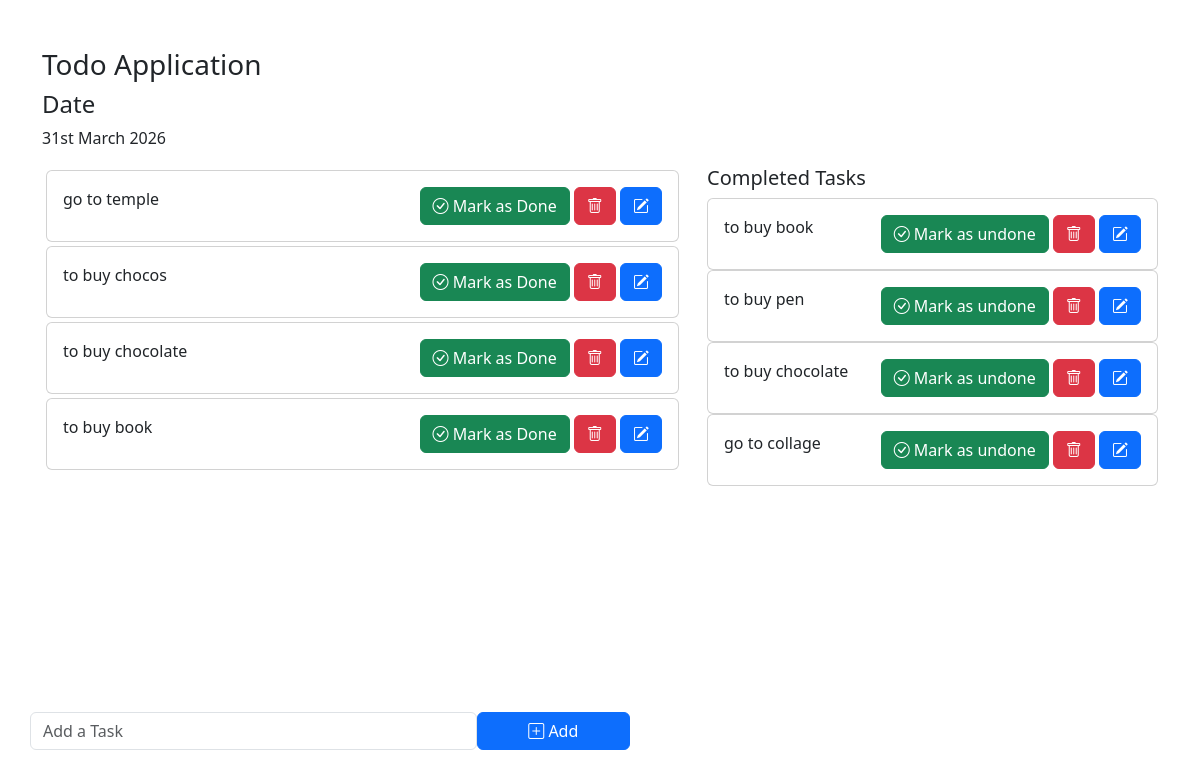
Before: / with the older database file.
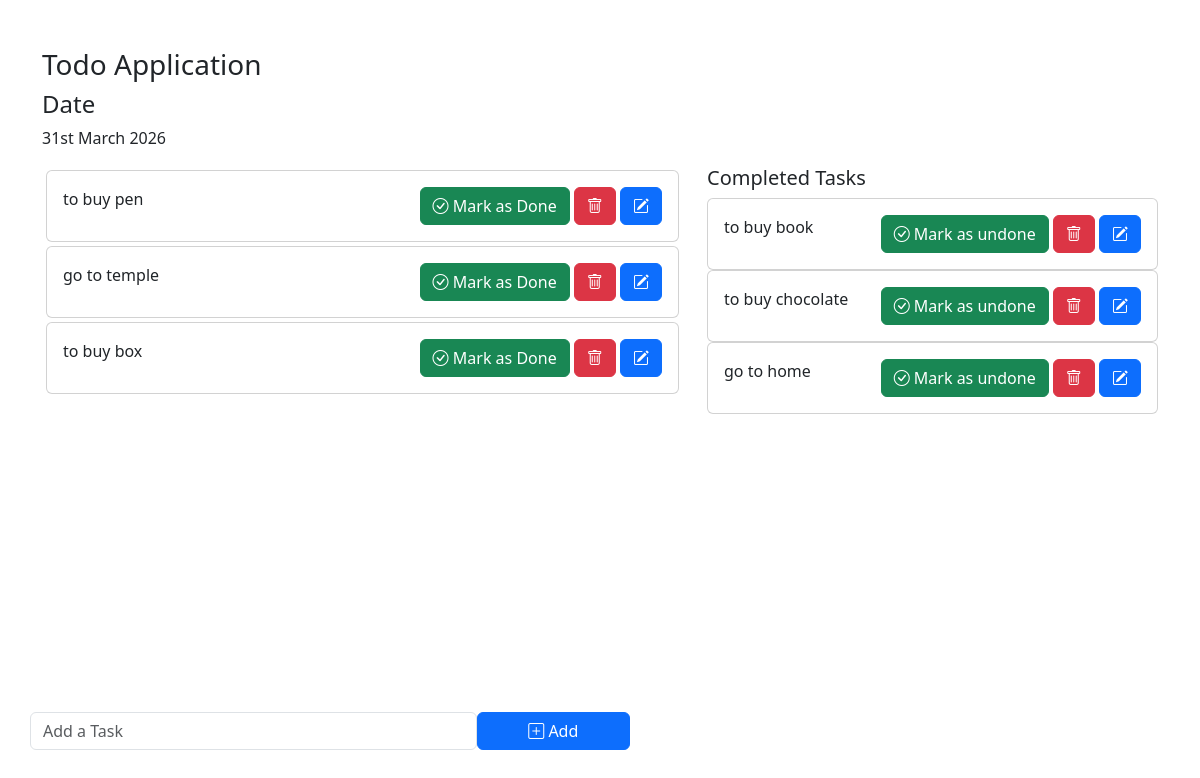
After: the same page with the newer database file.
### app/models.py (models this page shows)
class Task(models.Model):
    task=models.CharField(max_length=200)
    is_completed=models.BooleanField(default=False)

### app/views.py (the view)
# urls.py: 2. Add a URL to urlpatterns:  path('', views.home, name='home')
def home(request):
    tasks=Task.objects.filter(is_completed=False)
    completed_tasks=Task.objects.filter(is_completed=True)
    return render(request,'app/home.html',{'tasks':tasks,'completed_tasks':completed_tasks})

### app/templates/app/home.html (shortened to what this page needs)
<!DOCTYPE html>
<html lang="en">
<head>
    <link href="https://cdn.jsdelivr.net/npm/bootstrap@5.3.8/dist/css/bootstrap.min.css" rel="stylesheet">
    <link rel="stylesheet" href="https://cdn.jsdelivr.net/npm/bootstrap-icons@1.13.1/font/bootstrap-icons.min.css">
</head>
<body>
    <div class="container">
        <h3 class="pt-5">Todo Application</h3>
        <div class="row">
            <h4>Date</h4>
            <p>{% now "jS F Y" %}</p>
            <div class="col-md-7" style="height:450px; overflow:scroll;">
                {% for task in tasks %}
                <div class="card m-1">
                    <div class="card-body">
                        {{task.task}}
                        <span style="position:relative;float:right;">
                        <a href="{% url 'complete' task.id %}" class="btn btn-success"><i class="bi bi-check-circle"></i> Mark as Done</a>
                        <a href="{% url 'deleteData' task.id %}" class="btn btn-danger"><i class="bi bi-trash"></i></a>
                        <a href="{% url 'updateData' task.id %}" class="btn btn-primary"><i class="bi bi-pencil-square"></i></a>
                        </span>
                    </div>
                </div>
                {% endfor %}
            </div>
            <div class="col-md-5">
                <h5>Completed Tasks</h5>
                {% for task in completed_tasks %}
                <div class="card">
                    <div class="card-body">
                        {{task.task}}
                         <span style="position:relative;float:right;">
                        <a href="{% url 'incomplete' task.id %}" class="btn btn-success"><i class="bi bi-check-circle"></i> Mark as undone</a>
                        <a href="{% url 'deleteData' task.id %}" class="btn btn-danger"><i class="bi bi-trash"></i></a>
                        <a href="{% url 'updateData' task.id %}" class="btn btn-primary"><i class="bi bi-pencil-square"></i></a>
                        </span>
                    </div>
                </div>
                {% endfor %}
            </div>
        </div>
    </div>
    <div class="container">
    <div class="row">
        <div class="col-md-6 p-0" style="position:absolute;bottom:50px;">
            <form action="{% url 'addTask' %}" method="POST">
                <span style="display:flex;">
                    <input type="text" class="form-control" placeholder="Add a Task" name="task">
                    <button type="submit" class="btn btn-primary" style="width:200px"><i class="bi bi-plus-square"></i> Add</button>
                </span>
            </form>
        </div>
    </div>
    </div>
</body>
</html>

Changed rows visible on the page:
removed Task: task "to buy chocos", shown under "Date"
removed Task: task "to buy chocolate", shown under "Date"
changed Task "to buy pen": moves from the list under "Completed Tasks" to the list under "Date"
changed Task: task "to buy book" → "to buy box"
changed Task: task "go to collage" → "go to home"
